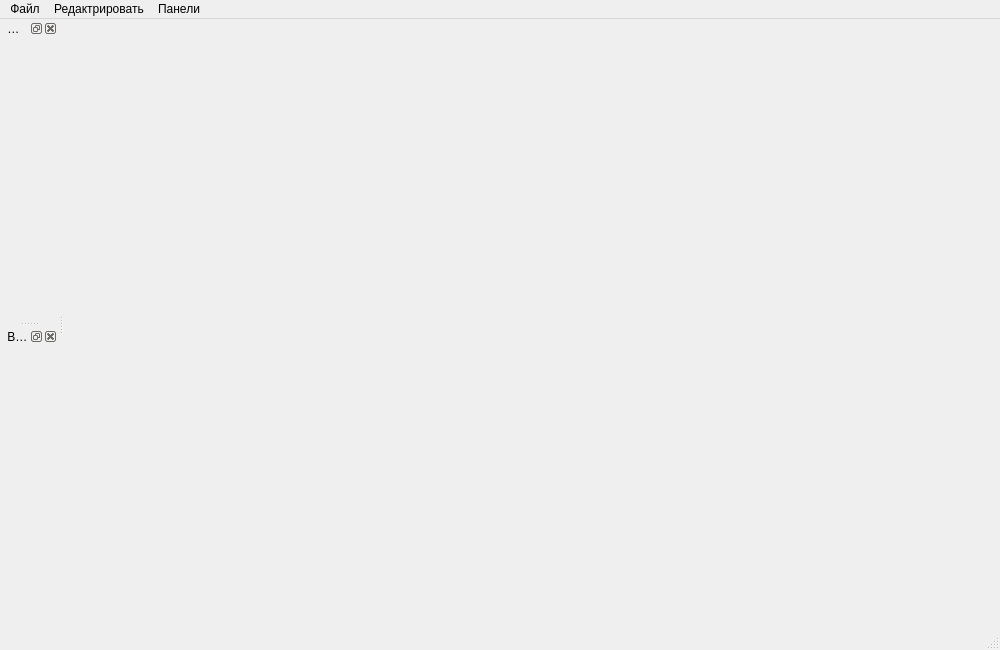
<?xml version="1.0" encoding="UTF-8"?>
<ui version="4.0">
 <class>MainWindow</class>
 <widget class="QMainWindow" name="MainWindow">
  <property name="geometry">
   <rect>
    <x>0</x>
    <y>0</y>
    <width>1000</width>
    <height>650</height>
   </rect>
  </property>
  <property name="minimumSize">
   <size>
    <width>1000</width>
    <height>650</height>
   </size>
  </property>
  <property name="windowTitle">
   <string>Система геометрического моделирования на основе мета-объектов</string>
  </property>
  <widget class="QWidget" name="wCentralWidget">
   <layout class="QHBoxLayout" name="horizontalLayout">
    <property name="spacing">
     <number>2</number>
    </property>
    <property name="margin">
     <number>4</number>
    </property>
    <item>
     <widget class="GLArea" name="wGLArea" native="true"/>
    </item>
   </layout>
  </widget>
  <widget class="QMenuBar" name="mbMenu">
   <property name="geometry">
    <rect>
     <x>0</x>
     <y>0</y>
     <width>1000</width>
     <height>25</height>
    </rect>
   </property>
   <widget class="QMenu" name="mFile">
    <property name="title">
     <string>Файл</string>
    </property>
    <addaction name="aNew"/>
    <addaction name="aOpen"/>
    <addaction name="aSave"/>
    <addaction name="aExportToOpj"/>
    <addaction name="aExit"/>
   </widget>
   <widget class="QMenu" name="mEdit">
    <property name="title">
     <string>Редактрировать</string>
    </property>
    <addaction name="aAdd"/>
    <addaction name="aRemove"/>
   </widget>
   <widget class="QMenu" name="mPanels">
    <property name="title">
     <string>Панели</string>
    </property>
   </widget>
   <addaction name="mFile"/>
   <addaction name="mEdit"/>
   <addaction name="mPanels"/>
  </widget>
  <widget class="QDockWidget" name="dwMetaObjectsController">
   <property name="floating">
    <bool>false</bool>
   </property>
   <property name="features">
    <set>QDockWidget::AllDockWidgetFeatures</set>
   </property>
   <property name="windowTitle">
    <string> Мета-Объекты</string>
   </property>
   <attribute name="dockWidgetArea">
    <number>1</number>
   </attribute>
   <widget class="MetaObjectsController" name="wMetaObjectsController"/>
  </widget>
  <widget class="QDockWidget" name="dwViewController">
   <property name="floating">
    <bool>false</bool>
   </property>
   <property name="features">
    <set>QDockWidget::AllDockWidgetFeatures</set>
   </property>
   <property name="windowTitle">
    <string> Вид</string>
   </property>
   <attribute name="dockWidgetArea">
    <number>1</number>
   </attribute>
   <widget class="ViewController" name="wViewController"/>
  </widget>
  <widget class="QStatusBar" name="sbStatus"/>
  <action name="aNew">
   <property name="enabled">
    <bool>false</bool>
   </property>
   <property name="text">
    <string>Новый</string>
   </property>
  </action>
  <action name="aExportToOpj">
   <property name="enabled">
    <bool>true</bool>
   </property>
   <property name="text">
    <string>Экспортировать в Wavefront object...</string>
   </property>
  </action>
  <action name="aExit">
   <property name="enabled">
    <bool>true</bool>
   </property>
   <property name="text">
    <string>Выход</string>
   </property>
  </action>
  <action name="aAdd">
   <property name="text">
    <string>Добавить мета-объект...</string>
   </property>
  </action>
  <action name="aRemove">
   <property name="text">
    <string>Удалить мета-объект</string>
   </property>
  </action>
  <action name="aOpen">
   <property name="text">
    <string>Открыть...</string>
   </property>
  </action>
  <action name="aSave">
   <property name="text">
    <string>Сохранить...</string>
   </property>
  </action>
  <action name="aShowMetaObjectsController">
   <property name="text">
    <string>Мета-объекты</string>
   </property>
  </action>
  <action name="aShowViewController">
   <property name="text">
    <string>Вид</string>
   </property>
  </action>
 </widget>
 <customwidgets>
  <customwidget>
   <class>GLArea</class>
   <extends>QWidget</extends>
   <header>glarea.h</header>
   <container>1</container>
  </customwidget>
  <customwidget>
   <class>MetaObjectsController</class>
   <extends>QWidget</extends>
   <header>metaobjectscontroller.h</header>
   <container>1</container>
  </customwidget>
  <customwidget>
   <class>ViewController</class>
   <extends>QWidget</extends>
   <header>viewcontroller.h</header>
   <container>1</container>
  </customwidget>
 </customwidgets>
 <resources/>
 <connections/>
</ui>
